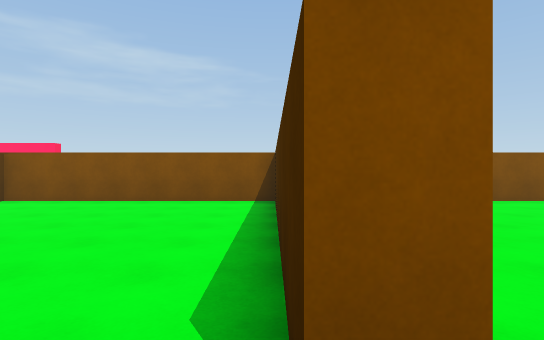
view 1 (above)

14 first-person views from a walk through a Unity game level. The camera is 1.5 m above the floor, looks level and sees 80° across. The floor is counted in squares, 1.8 m on a side. Each view is taken from the middle of a square. On the plan, view 1 faces up. The plan holds only what a view shows up to about 11 squares ahead; the rest is blank. The place goes on beyond the plan. The player is left out.

view 2
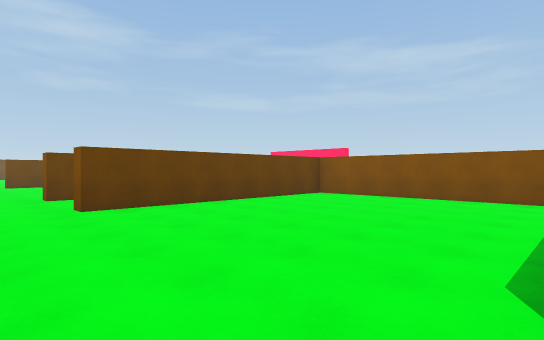

view 3
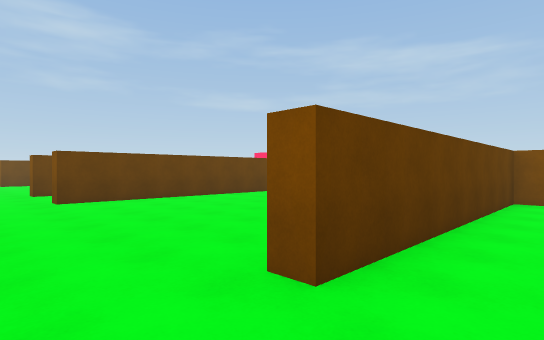

view 4
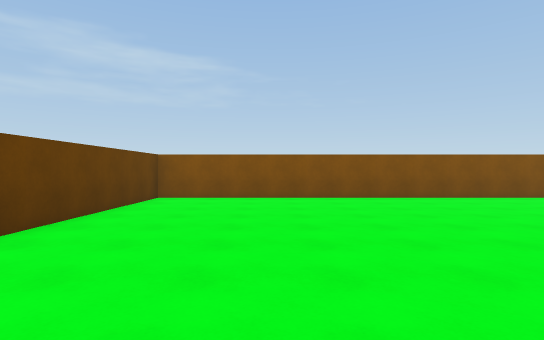

view 5
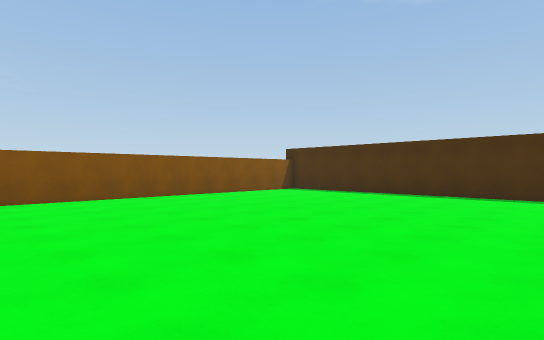

view 6
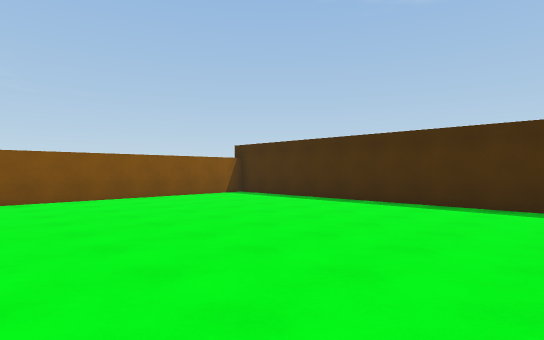

view 7
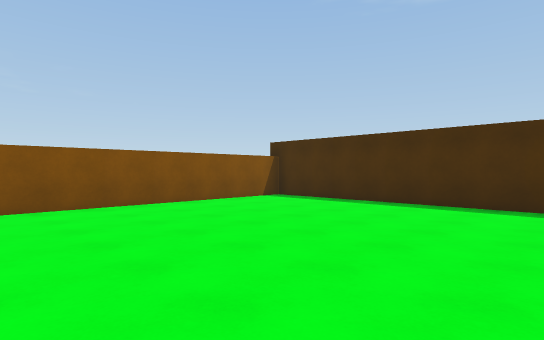

view 8
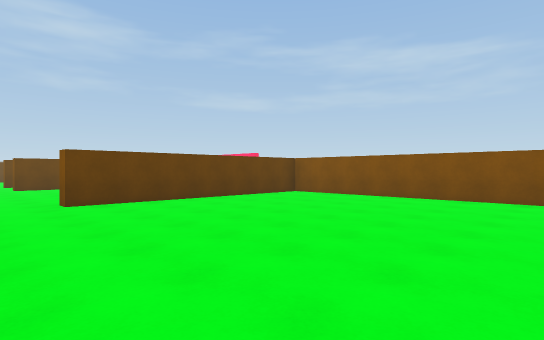

view 9
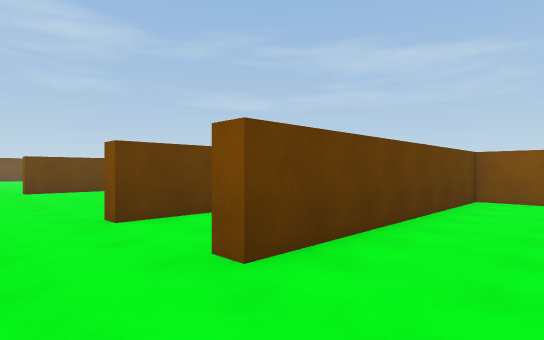

view 10
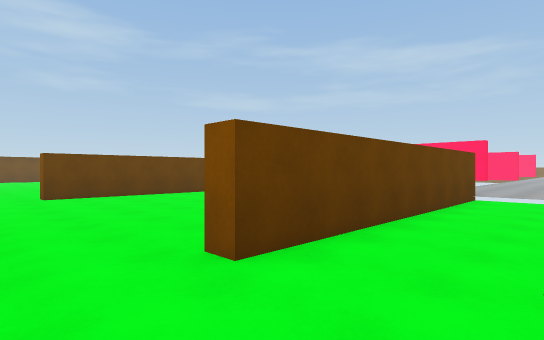

view 11
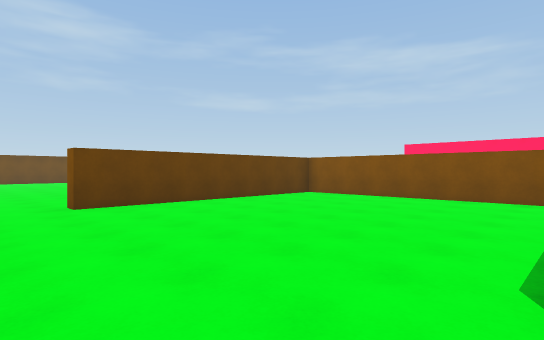

view 12
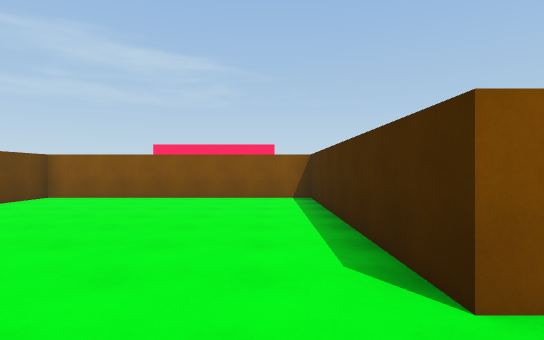

view 13
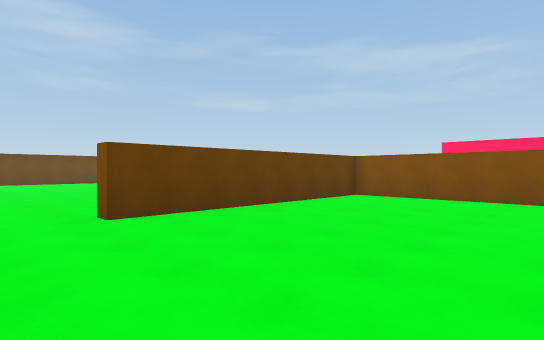

view 14
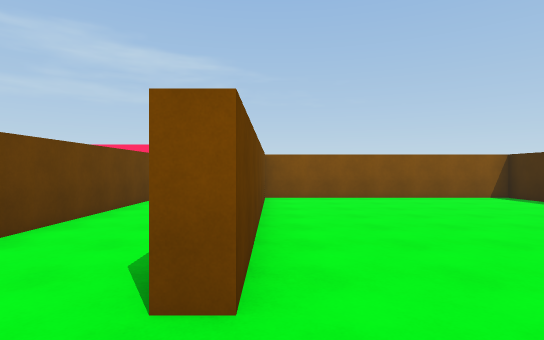

### Floor plan
Points are (right, up) in squares from view 1. A wall is a line through its corners. A room is listed if a view was taken in it or the views show most of it. See-through windows are left out.
Room 1 (views 1, 2, 9, 14)
walls: (0.6, 0.9) (0.1, 0.9) (0.1, 8.7) (-7.2, 8.7) (-7.2, 0.9)
ways out: opening at (0, -0.5) to room 2; opening at (-8, -0.5) to room 3
Room 2 (views 3, 4, 5, 6, 7, 8)
walls: (18.1, -0.4) (18.1, 8.7) (0.6, 8.7) (0.6, 0.9)
ways out: opening at (0, -0.5) to room 1
Room 3 (views 10, 11)
walls: (-10.3, 9.2) (-10.3, 0.9) (-10.8, 0.9); (-7.2, 0.9) (-7.8, 0.9)
ways out: opening at (-8, -0.5) to room 1; opening at (-11, -0.5) to room 4
Room 4 (views 12, 13)
walls: (-10.8, 0.9) (-10.8, 8.7) (-18.7, 8.7) (-18.7, 0.9) (-19.2, 0.9)
ways out: opening at (-11, -0.5) to room 3; opening at (-19, -0.5)

Where each view was taken, in squares from view 1:
view 1: 0 up, 0 right, facing up
view 2: 1 down, 0 right, facing up-left
view 3: 1 down, 2 right, facing up-left
view 4: 1 down, 4 right, facing up
view 5: 1 down, 7 right, facing up-right
view 6: 1 down, 10 right, facing up-right
view 7: 1 up, 10 right, facing up-right
view 8: 1 down, 9 right, facing up-left
view 9: 1 down, 5 left, facing up-left
view 10: 1 down, 8 left, facing up-left
view 11: 1 down, 11 left, facing up-left
view 12: 1 down, 12 left, facing up
view 13: 1 down, 13 left, facing up-left
view 14: 1 down, 7 left, facing up
